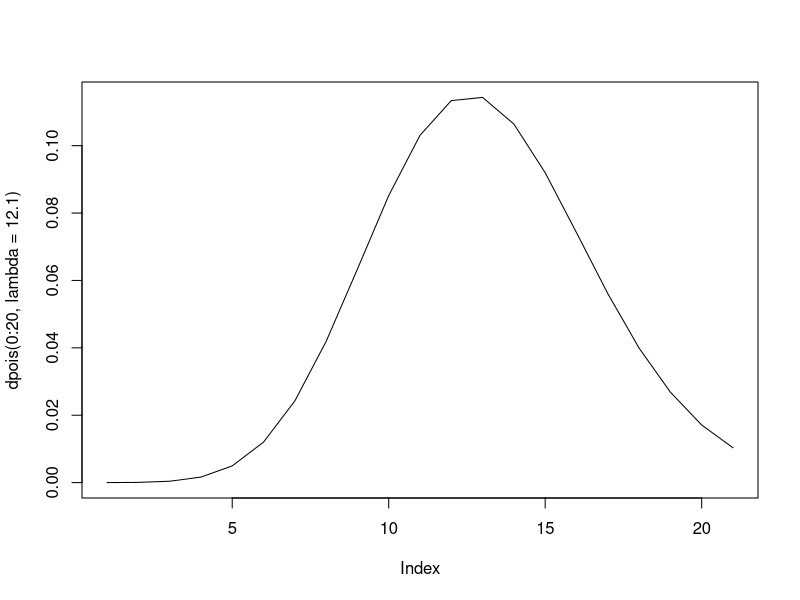
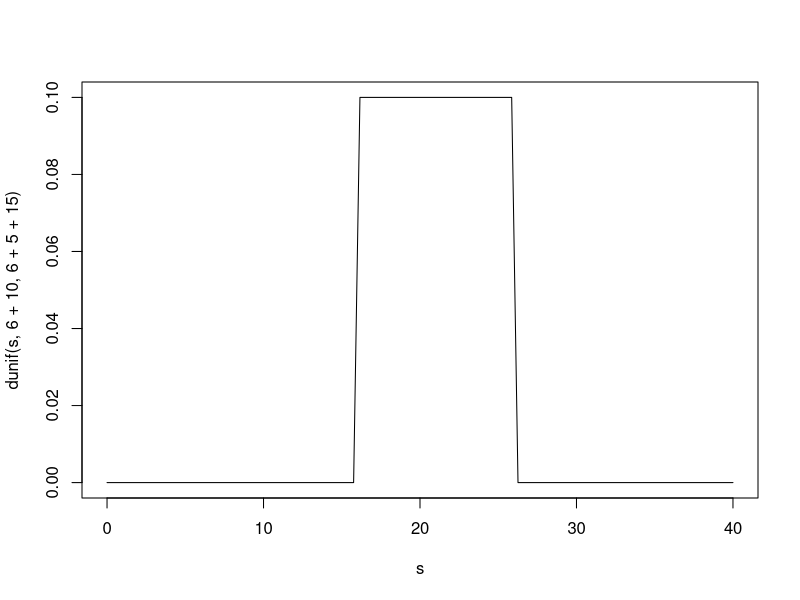

R code for these plots, in order: (Note: this script raises an error after producing the figures.)
# ----------------------------------------------------------------------------------------------------
# Modul:      Deskriptive Statistik
# Author:     Christoph Hilty
# Datum:      09.12.2016
# Aufgaben:   CAS_DA_R_Verteilungen_Aufgaben.pdf
# ----------------------------------------------------------------------------------------------------

# Fragen: 
# Runden?
# Poissionverteilung geht niemand heraus?
  # Wieso ist die Formulierung plötzlich anwesend?
  # Hinweis korrekt?
# Gleichverteilung!
#   Kann man diese wirklich so Zusammenrechnen? Vermmutlich nicht, es müssten sich die 
#   Wahrscheinlichkeiten ja mal rechnen, resp. verkleinern
#   Aber es gibt ja verschiedene Varianten



# Aufgabe: Binomialverteilung
# ----------------------------------------------------------------------------------------------------

# Wie gross ist bei fünfmaligem Setzen auf „rot“ die
# Wahrscheinlichkeit, dass man öfter gewinnt als verliert?

pbinom(2, size = 5, prob = 18/37, lower.tail = FALSE)
# 0.4746745

# Welche Anzahl der Gewinne wird in 90% der Fälle höchstens
# erreicht?
qbinom(.9, size = 5, prob = 18/ 37)
# 4


# Aufgabe: Poissonverteilung
# ----------------------------------------------------------------------------------------------------

# Hinweis: wir gehen hier davon aus, dass niemand das Restaurant auch verlässt?

# Kurze Darstellung zur Vereinfachung
plot(dpois(0:20, lambda = 12.1), type = "l")

# Es sind genau 8 Gäste im Restaurant.
dpois(8, lambda = 12.1) 
# 0.06335767

# Es sind höchstens 10 Gäste im Restaurant.
ppois(10, lambda = 12.1)
#  0.3368338

# Es sind zwischen 9 und 15 Gäste im Restaurant.
ppois(15, lambda = 12.1) - ppois(8, lambda = 12.1)
# 0.6885025

# Es sind mindestens 11 Gäste anwesend
ppois(10, lambda = 12.1, lower.tail = FALSE)
# 0.6631662

# Aufgabe: Stetige Gleichverteilung
# ----------------------------------------------------------------------------------------------------

# Welche Verteilung hat die Zufallsvariable X, welche die gesamte
# Pendelzeit von Haustür bis ins Büro beschreibt?
s <- seq(0, 40, length = 100)
plot(s, dunif(s, 6+10, 6+5+15), type = "l")
# Sie ist Gleichverteilt über den Minuten 16 bis 26 und

# Mit welcher Wahrscheinlichkeit schaffen Sie es noch rechtzeitig
# ins Büro?
punif(20, 6+10, 6+5+15)
# 0.4

# Problem:
# Es kann nicht 2 mal 0.4 gerechnet werden, weil es ja kummuliert ist und
# die Fälle < als 4min ja dann zu einem längeren möglichen Warten beim andern führen würde.

# oder anders, resp. die Wahrscheinlichkeiten müssten ja addiert werden
# Er hat 14 Minuten für ins Büro und hat mind. 10 Minunten, resp. er
# kann maximal 4 Minuten warten. Diese 4 min können sich verschieden auf
# die beiden Situation 'Warten auf Bus' und 'Warten in Bus' verteilen
# Beispiel 1: max 2min auf Bus warten, max 2 min in Bus warten
punif(2, 0, 5) * punif(2, 0, 5)
# 0.16
# Beispiel 2: max 3min auf Bus warten, max 1 min im Bus warten
punif(3, 0, 5) * punif(1, 0, 5)
# Beispiel 3: max 3min auf Bus warten, max 1 min im Bus warten
punif(2.5, 0, 5) * punif(2.5, 0, 5)
# 0.25

max_wartezeit <- 4
moegliche_wartezeiten <- seq(0, max_wartezeit, length = 10)
plot(wartezeiten_bus, punif(moegliche_wartezeiten, 0, 5) * punif(max_wartezeit-moegliche_wartezeiten, 0, 5))
